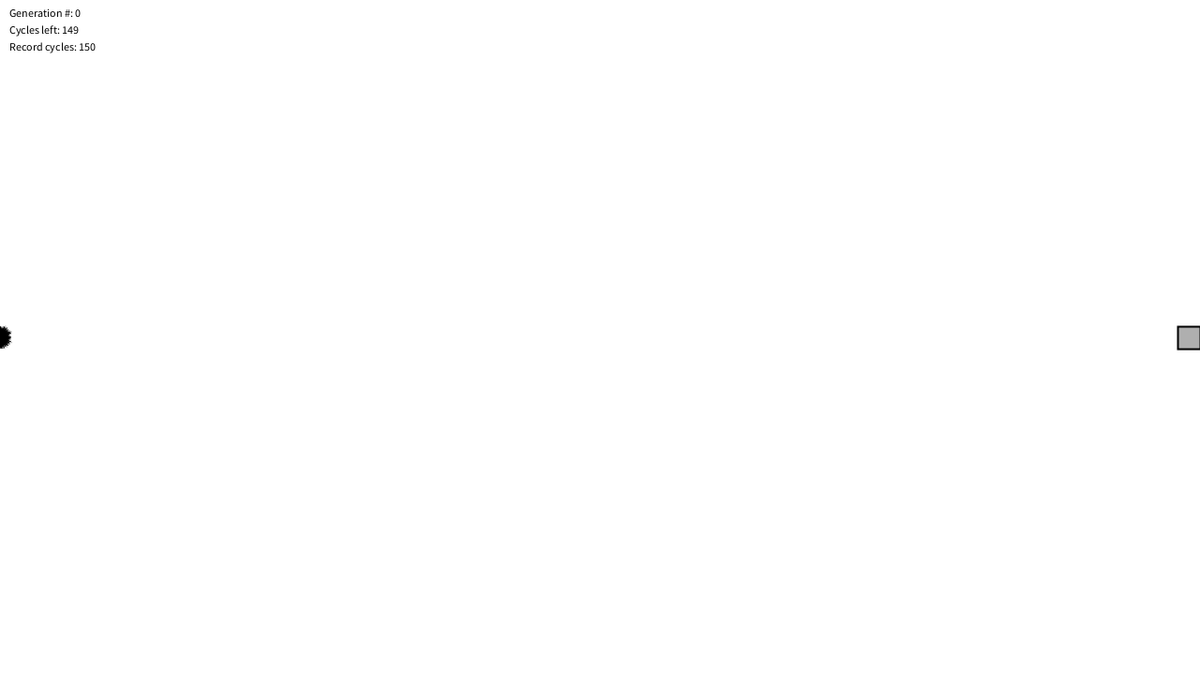
Frame 1 (no input)
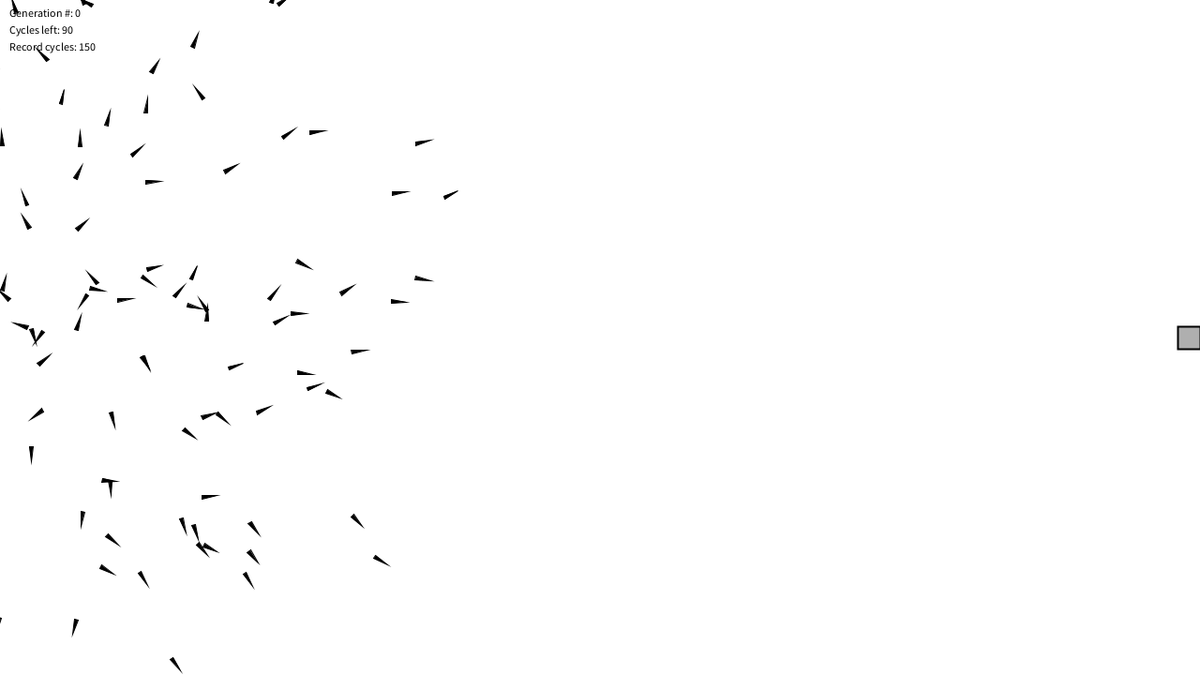
Frame 60 (the mouse pressed at the canvas centre just before this capture)
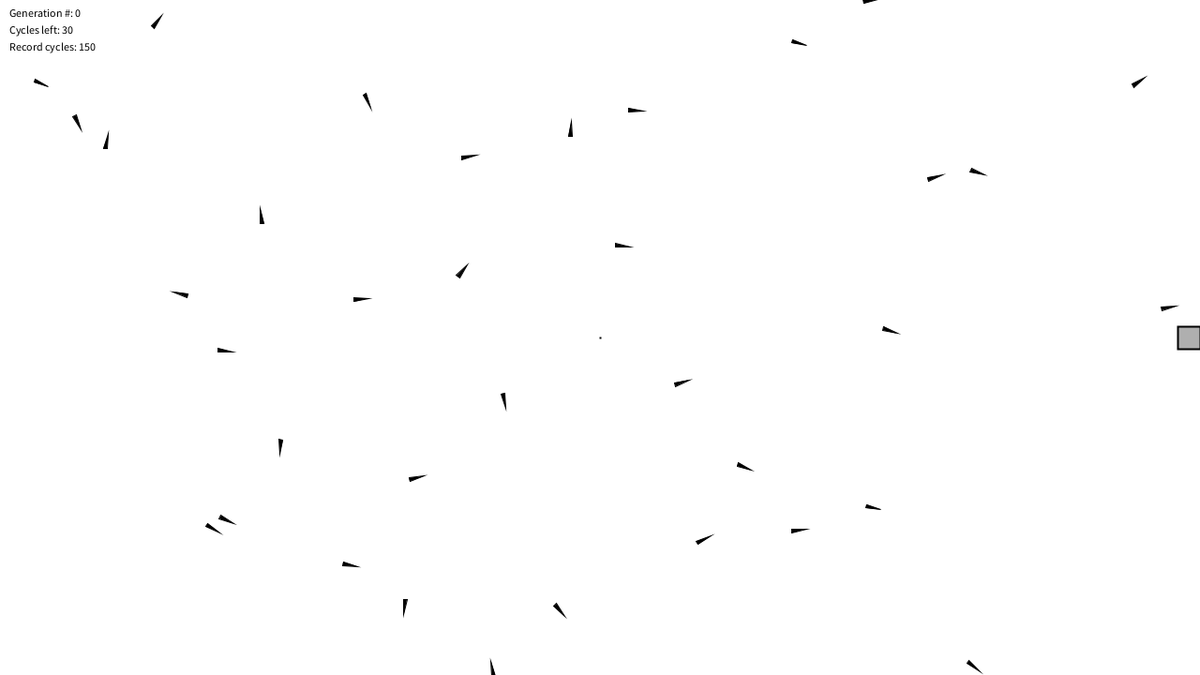
Frame 120 (the mouse held since frame 60 and released just before this capture)

The Processing sketch that drew these frames (run headless with seeded random() and noise(); from frame 60 on, the mouse is pressed at the canvas centre):

// Processing sketch: RocketCarBetter
// ── RocketCarBetter.pde
int lifetime;  // How long should each generation live

Population population;  // Population

int lifecycle;          // Timer for cycle of generation
int recordtime;         // Fastest time to target
int simSpeed = 5, mouseLocX = 0, mouseLocY = 0;

Obstacle target;        // Target position

//int diam = 24;          // Size of target

ArrayList<Obstacle> obstacles;  //an array list to keep track of all the obstacles!

void setup() {
  size(1280, 720);
  // The number of cycles we will allow a generation to live
  lifetime = round(500/simSpeed*1.5);

  // Initialize variables
  lifecycle = 0;
  recordtime = lifetime;

  target = new Obstacle(width-24, height/2-12, 24, 24);

  // Create a population with a mutation rate, and population max
  float mutationRate = 0.01;
  population = new Population(mutationRate, 200);

  // Create the obstacle course  
  obstacles = new ArrayList<Obstacle>();
  //obstacles.add(new Obstacle(width/2-100, height/2, 200, 40));
}

void draw() {
  background(255);

  // Draw the start and target positions
  target.display();
  // Draw the obstacles
  for (Obstacle obs : obstacles) {
    obs.display();
  }

  // If the generation hasn't ended yet
  if (lifecycle < lifetime) {
    population.live(obstacles);
    if ((population.targetReached()) && (lifecycle < recordtime)) {
      recordtime = lifecycle;
    }
    lifecycle++;
    // Otherwise a new generation
  } else {
    lifecycle = 0;
    population.fitness();
    population.reproduction();
  }  

  // Display some info
  fill(0);
  text("Generation #: " + population.getGenerations(), 10, 18);
  text("Cycles left: " + (lifetime-lifecycle), 10, 36);
  recordtime = lifetime;
  text("Record cycles: " + recordtime, 10, 54);

  if (mousePressed) {
    stroke(0);
    fill(175);
    strokeWeight(2);
    rectMode(CORNER);
    rect(mouseLocX, mouseLocY, mouseX-mouseLocX, mouseY-mouseLocY);
  }
}

// Move the target if the mouse is pressed
// System will adapt to new target

void mousePressed() {
  mouseLocX = mouseX;
  mouseLocY = mouseY;
  println(mouseLocX);
}

void mouseReleased() {
  int tempX = mouseLocX, tempY = mouseLocY;
  if(tempX > mouseX)
    tempX = mouseX;
  if(tempY > mouseY)
    tempY = mouseY;
  
  obstacles.add(new Obstacle(tempX, tempY, abs(mouseX-mouseLocX), abs(mouseY-mouseLocY)));
}
// ── DNA.pde
class DNA {

  // The genetic sequence
  PVector[] genes;

  // The maximum strength of the forces
  float maxforce = 0.4*simSpeed;

  // Constructor (makes a DNA of random PVectors)
  DNA() {
    genes = new PVector[lifetime];
    for (int i = 0; i < genes.length; i++) {
      float angle = random(TWO_PI);
      genes[i] = new PVector(cos(angle), sin(angle));
      genes[i].mult(random(0, maxforce));
    }

    // Let's give each Rocket an extra boost of strength for its first frame
    genes[0].normalize();
  }

  // Constructor #2, creates the instance based on an existing array
  DNA(PVector[] newgenes) {
    // We could make a copy if necessary
    // genes = (PVector []) newgenes.clone();
    genes = newgenes;
  }

  // CROSSOVER
  // Creates new DNA sequence from two (this & and a partner)
  DNA crossover(DNA partner) {
    PVector[] child = new PVector[genes.length];
    // Pick a midpoint
    int crossover = int(random(genes.length));
    // Take "half" from one and "half" from the other
    for (int i = 0; i < genes.length; i++) {
      if (i > crossover) child[i] = genes[i];
      else               child[i] = partner.genes[i];
    }    
    DNA newgenes = new DNA(child);
    return newgenes;
  }

  // Based on a mutation probability, picks a new random Vector
  void mutate(float m) {
    for (int i = 0; i < genes.length; i++) {
      if (random(1) < m) {
        float angle = random(TWO_PI);
        genes[i] = new PVector(cos(angle), sin(angle));
        genes[i].mult(random(0, maxforce));
        //        float angle = random(-0.1,0.1);
        //        genes[i].rotate(angle);
        //        float factor = random(0.9,1.1);
        //        genes[i].mult(factor);
        if (i ==0) genes[i].normalize();
      }
    }
  }
}
// ── Obstacle.pde
class Obstacle {

  PVector position;
  float w, h;

  Obstacle(float x, float y, float w_, float h_) {
    position = new PVector(x, y);
    w = w_;
    h = h_;
  }

  void display() {
    stroke(0);
    fill(175);
    strokeWeight(2);
    rectMode(CORNER);
    rect(position.x, position.y, w, h);
  }

  boolean contains(PVector spot) {
    if (spot.x > position.x && spot.x < position.x + w && spot.y > position.y && spot.y < position.y + h) {
      return true;
    }
    return false;
  }
}
// ── Population.pde
class Population {

  float mutationRate;          // Mutation rate
  Rocket[] population;         // Array to hold the current population
  int generations;             // Number of generations

  // Initialize the population
  Population(float m, int num) {
    mutationRate = m;
    population = new Rocket[num];
    generations = 0;
    //make a new set of creatures
    for (int i = 0; i < population.length; i++) {
      PVector position = new PVector(0, height/2);
      population[i] = new Rocket(position, new DNA(), population.length);
    }
  }

  void live (ArrayList<Obstacle> os) {
    // For every creature
    for (int i = 0; i < population.length; i++) {
      // If it finishes, mark it down as done!
      population[i].checkTarget();
      population[i].run(os);
    }
  }

  // Did anything finish?
  boolean targetReached() {
    for (int i = 0; i < population.length; i++) {
      if (population[i].hitTarget) return true;
    }
    return false;
  }

  // Calculate fitness for each creature
  void fitness() {
    for (int i = 0; i < population.length; i++) {
      population[i].fitness();
    }
  }

  // Making the next generation
  void reproduction() {
    probFitness();
    // Refill the population with children from the mating pool
    Rocket[] newPop = new Rocket[population.length];
    for (int i = 0; i < population.length; i++) {

      // Pick two parents
      Rocket mom = acceptReject();
      Rocket dad = acceptReject();
      // Get their genes
      DNA momgenes = mom.getDNA();
      DNA dadgenes = dad.getDNA();
      // Mate their genes
      DNA child = momgenes.crossover(dadgenes);
      // Mutate their genes
      child.mutate(mutationRate);
      // Fill the new population with the new child
      PVector position = new PVector(0, height/2);
      newPop[i] = new Rocket(position, child, population.length);
    }
    population = newPop;
    generations++;
  }

  Rocket acceptReject() {
    int index = 0;
    float r = random(1);
    while (r>0) {
      r -= population[index].prob;
      index++;
    }
    return population[index-1];
  }

  void probFitness() {
    float totalFitness =0.0;
    for (int i = 0; i < population.length; i++) 
      totalFitness +=population[i].fitness;
    for (int i = 0; i < population.length; i++) 
      population[i].prob = population[i].fitness/totalFitness;
  }

  int getGenerations() {
    return generations;
  }

  // Find highest fintess for the population
  float getMaxFitness() {
    float record = 0;
    for (int i = 0; i < population.length; i++) {
      if (population[i].getFitness() > record) {
        record = population[i].getFitness();
      }
    }
    return record;
  }
}
// ── Rocket.pde
class Rocket {

  // All of our physics stuff
  PVector position;
  PVector velocity;
  PVector acceleration;
  float prob=0.0;

  // Size
  float r;

  // How close did it get to the target
  float recordDist;

  // Fitness and DNA
  float fitness;
  DNA dna;
  // To count which force we're on in the genes
  int geneCounter = 0;

  boolean hitObstacle = false;    // Am I stuck on an obstacle?
  boolean hitTarget = false;   // Did I reach the target
  int finishTime;              // What was my finish time?

  //constructor
  Rocket(PVector l, DNA dna_, int totalRockets) {
    acceleration = new PVector();
    velocity = new PVector();
    position = l;
    r = 4;
    dna = dna_;
    finishTime = 0;          // We're going to count how long it takes to reach target
    recordDist = 10000;      // Some high number that will be beat instantly
  }

  // FITNESS FUNCTION 
  // distance = distance from target
  // finish = what order did i finish (first, second, etc. . .)
  // f(distance,finish) =   (1.0f / finish^1.5) * (1.0f / distance^6);
  // a lower finish is rewarded (exponentially) and/or shorter distance to target (exponetially)
  void fitness() {
    if (recordDist < 1) recordDist = 1;

    // Reward finishing faster and getting close
    fitness = (1/(finishTime*recordDist));

    // Make the function exponential
    fitness = pow(fitness, 6);

    if (hitObstacle) fitness *= 0.1; // lose 90% of fitness hitting an obstacle
    if (hitTarget) fitness *= 2; // twice the fitness for finishing!
  }

  // Run in relation to all the obstacles
  // If I'm stuck, don't bother updating or checking for intersection
  void run(ArrayList<Obstacle> os) {
    if (!hitObstacle && !hitTarget) {
      applyForce(dna.genes[geneCounter]);
      geneCounter = (geneCounter + 1) % dna.genes.length;
      update();
      // If I hit an edge or an obstacle
      obstacles(os);
    }
    // Draw me!
    //if (!hitObstacle) {
    display();
    //}
  }

  // Did I make it to the target?
  void checkTarget() {
    float d = dist(position.x, position.y, target.position.x, target.position.y);
    if (d < recordDist) recordDist = d;

    if (target.contains(position) && !hitTarget) {
      hitTarget = true;
    } else if (!hitTarget) {
      finishTime++;
    }
  }

  // Did I hit an obstacle?
  void obstacles(ArrayList<Obstacle> os) {
    for (Obstacle obs : os) {
      if (obs.contains(position)) {
        hitObstacle = true;
      }
    }
    if (position.x > width + 20 || position.x < -20 ||position.y > height + 20 || position.y < -20 )
      hitObstacle = true;
  }

  void applyForce(PVector f) {
    acceleration.add(f);
  }


  void update() {
    velocity.add(acceleration);
    position.add(velocity);
    acceleration.mult(0);
  }

  void display() {
    //background(255,0,0);
    float theta = velocity.heading2D() + PI/2;
    fill(200, 100);
    stroke(0);
    strokeWeight(1);
    pushMatrix();
    translate(position.x, position.y);
    rotate(theta);

    // Thrusters
    //rectMode(CENTER);
    //fill(0);
    //rect(-r/2, r*2, r/2, r);
    //rect(r/2, r*2, r/2, r);

    // Rocket body
    fill(0);
    beginShape(TRIANGLES);
    vertex(0, -r*2);
    vertex(-r/2, r*2);
    vertex(r/2, r*2);
    endShape();

    popMatrix();
  }

  float getFitness() {
    return fitness;
  }

  DNA getDNA() {
    return dna;
  }

  boolean stopped() {
    return hitObstacle;
  }
}
